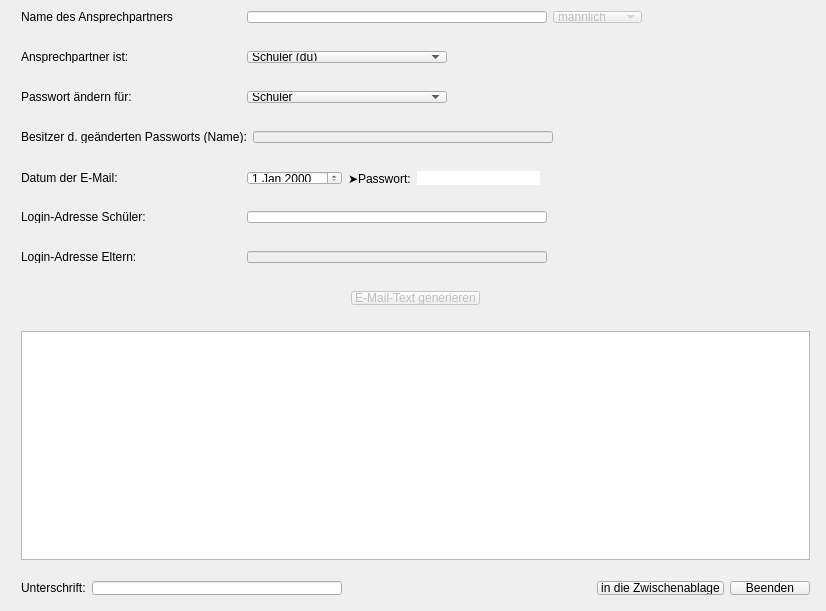
<?xml version="1.0" encoding="UTF-8"?>
<ui version="4.0">
 <class>MainWindow</class>
 <widget class="QMainWindow" name="MainWindow">
  <property name="geometry">
   <rect>
    <x>0</x>
    <y>0</y>
    <width>826</width>
    <height>611</height>
   </rect>
  </property>
  <property name="sizePolicy">
   <sizepolicy hsizetype="Fixed" vsizetype="Fixed">
    <horstretch>0</horstretch>
    <verstretch>0</verstretch>
   </sizepolicy>
  </property>
  <property name="minimumSize">
   <size>
    <width>826</width>
    <height>611</height>
   </size>
  </property>
  <property name="maximumSize">
   <size>
    <width>826</width>
    <height>611</height>
   </size>
  </property>
  <property name="windowTitle">
   <string>Edunite E-Mail-Generator</string>
  </property>
  <property name="windowIcon">
   <iconset resource="resources.qrc">
    <normaloff>:/icon/icon.png</normaloff>:/icon/icon.png</iconset>
  </property>
  <widget class="QWidget" name="centralWidget">
   <property name="sizePolicy">
    <sizepolicy hsizetype="Fixed" vsizetype="Fixed">
     <horstretch>0</horstretch>
     <verstretch>0</verstretch>
    </sizepolicy>
   </property>
   <widget class="QWidget" name="horizontalLayoutWidget">
    <property name="geometry">
     <rect>
      <x>10</x>
      <y>0</y>
      <width>811</width>
      <height>34</height>
     </rect>
    </property>
    <layout class="QHBoxLayout" name="horizontalLayout">
     <item>
      <widget class="QLabel" name="label">
       <property name="minimumSize">
        <size>
         <width>220</width>
         <height>0</height>
        </size>
       </property>
       <property name="text">
        <string>Name des Ansprechpartners</string>
       </property>
      </widget>
     </item>
     <item>
      <widget class="QLineEdit" name="recipName">
       <property name="sizePolicy">
        <sizepolicy hsizetype="Fixed" vsizetype="Fixed">
         <horstretch>0</horstretch>
         <verstretch>0</verstretch>
        </sizepolicy>
       </property>
       <property name="minimumSize">
        <size>
         <width>300</width>
         <height>0</height>
        </size>
       </property>
       <property name="maximumSize">
        <size>
         <width>300</width>
         <height>16777215</height>
        </size>
       </property>
      </widget>
     </item>
     <item>
      <widget class="QComboBox" name="recipGender">
       <property name="enabled">
        <bool>false</bool>
       </property>
       <item>
        <property name="text">
         <string>männlich</string>
        </property>
       </item>
       <item>
        <property name="text">
         <string>weiblich</string>
        </property>
       </item>
       <item>
        <property name="text">
         <string>unbekannt</string>
        </property>
       </item>
      </widget>
     </item>
     <item>
      <spacer name="horizontalSpacer">
       <property name="orientation">
        <enum>Qt::Horizontal</enum>
       </property>
       <property name="sizeHint" stdset="0">
        <size>
         <width>40</width>
         <height>20</height>
        </size>
       </property>
      </spacer>
     </item>
    </layout>
   </widget>
   <widget class="QWidget" name="horizontalLayoutWidget_2">
    <property name="geometry">
     <rect>
      <x>10</x>
      <y>40</y>
      <width>811</width>
      <height>34</height>
     </rect>
    </property>
    <layout class="QHBoxLayout" name="horizontalLayout_2">
     <item>
      <widget class="QLabel" name="label_2">
       <property name="minimumSize">
        <size>
         <width>220</width>
         <height>0</height>
        </size>
       </property>
       <property name="text">
        <string>Ansprechpartner ist:</string>
       </property>
      </widget>
     </item>
     <item>
      <widget class="QComboBox" name="recipType">
       <property name="minimumSize">
        <size>
         <width>200</width>
         <height>0</height>
        </size>
       </property>
       <property name="maximumSize">
        <size>
         <width>200</width>
         <height>16777215</height>
        </size>
       </property>
       <item>
        <property name="text">
         <string>Schüler (du)</string>
        </property>
        <property name="icon">
         <iconset theme="actor">
          <normaloff>.</normaloff>.</iconset>
        </property>
       </item>
       <item>
        <property name="text">
         <string>Oberstufen-Schüler (Sie)</string>
        </property>
        <property name="icon">
         <iconset theme="user-available">
          <normaloff>.</normaloff>.</iconset>
        </property>
       </item>
       <item>
        <property name="text">
         <string>Elternteil</string>
        </property>
        <property name="icon">
         <iconset theme="user-idle">
          <normaloff>.</normaloff>.</iconset>
        </property>
       </item>
      </widget>
     </item>
     <item>
      <spacer name="horizontalSpacer_2">
       <property name="orientation">
        <enum>Qt::Horizontal</enum>
       </property>
       <property name="sizeHint" stdset="0">
        <size>
         <width>40</width>
         <height>20</height>
        </size>
       </property>
      </spacer>
     </item>
    </layout>
   </widget>
   <widget class="QWidget" name="horizontalLayoutWidget_3">
    <property name="geometry">
     <rect>
      <x>10</x>
      <y>80</y>
      <width>811</width>
      <height>34</height>
     </rect>
    </property>
    <layout class="QHBoxLayout" name="horizontalLayout_3">
     <item>
      <widget class="QLabel" name="label_3">
       <property name="minimumSize">
        <size>
         <width>220</width>
         <height>0</height>
        </size>
       </property>
       <property name="text">
        <string>Passwort ändern für:</string>
       </property>
      </widget>
     </item>
     <item>
      <widget class="QComboBox" name="patientType">
       <property name="minimumSize">
        <size>
         <width>200</width>
         <height>0</height>
        </size>
       </property>
       <property name="maximumSize">
        <size>
         <width>200</width>
         <height>16777215</height>
        </size>
       </property>
       <item>
        <property name="text">
         <string>Schüler</string>
        </property>
        <property name="icon">
         <iconset theme="actor">
          <normaloff>.</normaloff>.</iconset>
        </property>
       </item>
       <item>
        <property name="text">
         <string>Eltern</string>
        </property>
        <property name="icon">
         <iconset theme="user-idle">
          <normaloff>.</normaloff>.</iconset>
        </property>
       </item>
       <item>
        <property name="text">
         <string>alle</string>
        </property>
        <property name="icon">
         <iconset theme="resource-group">
          <normaloff>.</normaloff>.</iconset>
        </property>
       </item>
      </widget>
     </item>
     <item>
      <spacer name="horizontalSpacer_3">
       <property name="orientation">
        <enum>Qt::Horizontal</enum>
       </property>
       <property name="sizeHint" stdset="0">
        <size>
         <width>40</width>
         <height>20</height>
        </size>
       </property>
      </spacer>
     </item>
    </layout>
   </widget>
   <widget class="QWidget" name="horizontalLayoutWidget_4">
    <property name="geometry">
     <rect>
      <x>10</x>
      <y>280</y>
      <width>811</width>
      <height>36</height>
     </rect>
    </property>
    <layout class="QHBoxLayout" name="horizontalLayout_4">
     <item>
      <spacer name="horizontalSpacer_4">
       <property name="orientation">
        <enum>Qt::Horizontal</enum>
       </property>
       <property name="sizeHint" stdset="0">
        <size>
         <width>40</width>
         <height>20</height>
        </size>
       </property>
      </spacer>
     </item>
     <item>
      <widget class="QPushButton" name="buttonGenerate">
       <property name="enabled">
        <bool>false</bool>
       </property>
       <property name="text">
        <string>E-Mail-Text generieren</string>
       </property>
       <property name="icon">
        <iconset theme="mail-read">
         <normaloff>.</normaloff>.</iconset>
       </property>
      </widget>
     </item>
     <item>
      <spacer name="horizontalSpacer_6">
       <property name="orientation">
        <enum>Qt::Horizontal</enum>
       </property>
       <property name="sizeHint" stdset="0">
        <size>
         <width>40</width>
         <height>20</height>
        </size>
       </property>
      </spacer>
     </item>
    </layout>
   </widget>
   <widget class="QWidget" name="horizontalLayoutWidget_5">
    <property name="geometry">
     <rect>
      <x>10</x>
      <y>310</y>
      <width>811</width>
      <height>16</height>
     </rect>
    </property>
    <layout class="QHBoxLayout" name="horizontalLayout_5">
     <item>
      <widget class="Line" name="line">
       <property name="minimumSize">
        <size>
         <width>0</width>
         <height>0</height>
        </size>
       </property>
       <property name="orientation">
        <enum>Qt::Horizontal</enum>
       </property>
      </widget>
     </item>
    </layout>
   </widget>
   <widget class="QWidget" name="horizontalLayoutWidget_7">
    <property name="geometry">
     <rect>
      <x>10</x>
      <y>570</y>
      <width>811</width>
      <height>36</height>
     </rect>
    </property>
    <layout class="QHBoxLayout" name="horizontalLayout_8">
     <item>
      <widget class="QLabel" name="label_8">
       <property name="text">
        <string>Unterschrift:</string>
       </property>
      </widget>
     </item>
     <item>
      <widget class="QLineEdit" name="signatureName">
       <property name="sizePolicy">
        <sizepolicy hsizetype="Fixed" vsizetype="Fixed">
         <horstretch>200</horstretch>
         <verstretch>0</verstretch>
        </sizepolicy>
       </property>
       <property name="minimumSize">
        <size>
         <width>250</width>
         <height>0</height>
        </size>
       </property>
       <property name="maximumSize">
        <size>
         <width>250</width>
         <height>16777215</height>
        </size>
       </property>
      </widget>
     </item>
     <item>
      <spacer name="horizontalSpacer_5">
       <property name="orientation">
        <enum>Qt::Horizontal</enum>
       </property>
       <property name="sizeHint" stdset="0">
        <size>
         <width>40</width>
         <height>20</height>
        </size>
       </property>
      </spacer>
     </item>
     <item>
      <widget class="QPushButton" name="buttonCopyToClipboard">
       <property name="text">
        <string>in die Zwischenablage</string>
       </property>
       <property name="icon">
        <iconset theme="edit-copy">
         <normaloff>.</normaloff>.</iconset>
       </property>
      </widget>
     </item>
     <item>
      <widget class="QPushButton" name="buttonQuit">
       <property name="text">
        <string>Beenden</string>
       </property>
       <property name="icon">
        <iconset theme="application-exit">
         <normaloff>.</normaloff>.</iconset>
       </property>
      </widget>
     </item>
    </layout>
   </widget>
   <widget class="QWidget" name="horizontalLayoutWidget_6">
    <property name="geometry">
     <rect>
      <x>10</x>
      <y>120</y>
      <width>811</width>
      <height>34</height>
     </rect>
    </property>
    <layout class="QHBoxLayout" name="horizontalLayout_6">
     <item>
      <widget class="QLabel" name="label_4">
       <property name="minimumSize">
        <size>
         <width>220</width>
         <height>0</height>
        </size>
       </property>
       <property name="text">
        <string>Besitzer d. geänderten Passworts (Name):</string>
       </property>
      </widget>
     </item>
     <item>
      <widget class="QLineEdit" name="patientName">
       <property name="enabled">
        <bool>false</bool>
       </property>
       <property name="minimumSize">
        <size>
         <width>300</width>
         <height>0</height>
        </size>
       </property>
       <property name="maximumSize">
        <size>
         <width>300</width>
         <height>16777215</height>
        </size>
       </property>
      </widget>
     </item>
     <item>
      <spacer name="horizontalSpacer_7">
       <property name="orientation">
        <enum>Qt::Horizontal</enum>
       </property>
       <property name="sizeHint" stdset="0">
        <size>
         <width>40</width>
         <height>20</height>
        </size>
       </property>
      </spacer>
     </item>
    </layout>
   </widget>
   <widget class="QWidget" name="horizontalLayoutWidget_8">
    <property name="geometry">
     <rect>
      <x>10</x>
      <y>320</y>
      <width>811</width>
      <height>251</height>
     </rect>
    </property>
    <layout class="QHBoxLayout" name="horizontalLayout_9">
     <item>
      <widget class="QPlainTextEdit" name="plainTextEditMailBody">
       <property name="tabChangesFocus">
        <bool>true</bool>
       </property>
       <property name="readOnly">
        <bool>true</bool>
       </property>
      </widget>
     </item>
    </layout>
   </widget>
   <widget class="QWidget" name="horizontalLayoutWidget_9">
    <property name="geometry">
     <rect>
      <x>10</x>
      <y>160</y>
      <width>811</width>
      <height>36</height>
     </rect>
    </property>
    <layout class="QHBoxLayout" name="horizontalLayout_7">
     <item>
      <widget class="QLabel" name="label_5">
       <property name="minimumSize">
        <size>
         <width>220</width>
         <height>0</height>
        </size>
       </property>
       <property name="text">
        <string>Datum der E-Mail:</string>
       </property>
      </widget>
     </item>
     <item>
      <widget class="QDateEdit" name="emailDate"/>
     </item>
     <item>
      <widget class="QLabel" name="label_9">
       <property name="text">
        <string>➤Passwort:</string>
       </property>
      </widget>
     </item>
     <item>
      <widget class="QLineEdit" name="resultingPassword">
       <property name="sizePolicy">
        <sizepolicy hsizetype="Fixed" vsizetype="Fixed">
         <horstretch>0</horstretch>
         <verstretch>0</verstretch>
        </sizepolicy>
       </property>
       <property name="minimumSize">
        <size>
         <width>0</width>
         <height>0</height>
        </size>
       </property>
       <property name="maximumSize">
        <size>
         <width>180</width>
         <height>16777215</height>
        </size>
       </property>
       <property name="baseSize">
        <size>
         <width>0</width>
         <height>0</height>
        </size>
       </property>
       <property name="font">
        <font>
         <family>Liberation Mono</family>
         <weight>75</weight>
         <bold>true</bold>
        </font>
       </property>
       <property name="frame">
        <bool>false</bool>
       </property>
       <property name="readOnly">
        <bool>true</bool>
       </property>
      </widget>
     </item>
     <item>
      <spacer name="horizontalSpacer_8">
       <property name="orientation">
        <enum>Qt::Horizontal</enum>
       </property>
       <property name="sizeHint" stdset="0">
        <size>
         <width>40</width>
         <height>20</height>
        </size>
       </property>
      </spacer>
     </item>
    </layout>
   </widget>
   <widget class="QWidget" name="horizontalLayoutWidget_10">
    <property name="geometry">
     <rect>
      <x>10</x>
      <y>200</y>
      <width>811</width>
      <height>34</height>
     </rect>
    </property>
    <layout class="QHBoxLayout" name="horizontalLayout_10">
     <item>
      <widget class="QLabel" name="label_6">
       <property name="minimumSize">
        <size>
         <width>220</width>
         <height>0</height>
        </size>
       </property>
       <property name="text">
        <string>Login-Adresse Schüler:</string>
       </property>
      </widget>
     </item>
     <item>
      <widget class="QLineEdit" name="patientLogin_child">
       <property name="enabled">
        <bool>true</bool>
       </property>
       <property name="minimumSize">
        <size>
         <width>300</width>
         <height>0</height>
        </size>
       </property>
       <property name="maximumSize">
        <size>
         <width>300</width>
         <height>16777215</height>
        </size>
       </property>
      </widget>
     </item>
     <item>
      <spacer name="horizontalSpacer_9">
       <property name="orientation">
        <enum>Qt::Horizontal</enum>
       </property>
       <property name="sizeHint" stdset="0">
        <size>
         <width>40</width>
         <height>20</height>
        </size>
       </property>
      </spacer>
     </item>
    </layout>
   </widget>
   <widget class="QWidget" name="horizontalLayoutWidget_11">
    <property name="geometry">
     <rect>
      <x>10</x>
      <y>240</y>
      <width>811</width>
      <height>34</height>
     </rect>
    </property>
    <layout class="QHBoxLayout" name="horizontalLayout_11">
     <item>
      <widget class="QLabel" name="label_7">
       <property name="minimumSize">
        <size>
         <width>220</width>
         <height>0</height>
        </size>
       </property>
       <property name="text">
        <string>Login-Adresse Eltern:</string>
       </property>
      </widget>
     </item>
     <item>
      <widget class="QLineEdit" name="patientLogin_parent">
       <property name="enabled">
        <bool>false</bool>
       </property>
       <property name="minimumSize">
        <size>
         <width>300</width>
         <height>0</height>
        </size>
       </property>
       <property name="maximumSize">
        <size>
         <width>300</width>
         <height>16777215</height>
        </size>
       </property>
      </widget>
     </item>
     <item>
      <spacer name="horizontalSpacer_10">
       <property name="orientation">
        <enum>Qt::Horizontal</enum>
       </property>
       <property name="sizeHint" stdset="0">
        <size>
         <width>40</width>
         <height>20</height>
        </size>
       </property>
      </spacer>
     </item>
    </layout>
   </widget>
  </widget>
 </widget>
 <layoutdefault spacing="6" margin="11"/>
 <tabstops>
  <tabstop>recipName</tabstop>
  <tabstop>recipGender</tabstop>
  <tabstop>recipType</tabstop>
  <tabstop>patientType</tabstop>
  <tabstop>patientName</tabstop>
  <tabstop>patientLogin_child</tabstop>
  <tabstop>patientLogin_parent</tabstop>
  <tabstop>buttonGenerate</tabstop>
  <tabstop>plainTextEditMailBody</tabstop>
  <tabstop>buttonCopyToClipboard</tabstop>
  <tabstop>buttonQuit</tabstop>
 </tabstops>
 <resources>
  <include location="resources.qrc"/>
 </resources>
 <connections/>
</ui>
